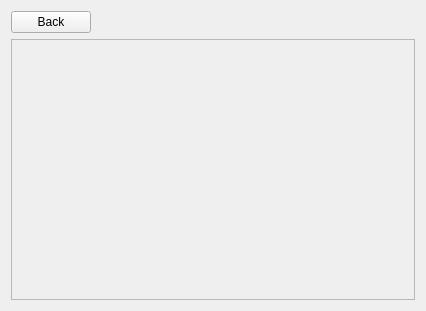
<?xml version="1.0" encoding="UTF-8"?>
<ui version="4.0">
 <class>RecordsWidget</class>
 <widget class="QWidget" name="RecordsWidget">
  <property name="geometry">
   <rect>
    <x>0</x>
    <y>0</y>
    <width>426</width>
    <height>311</height>
   </rect>
  </property>
  <property name="windowTitle">
   <string>Form</string>
  </property>
  <layout class="QGridLayout" name="gridLayout">
   <item row="0" column="0" alignment="Qt::AlignLeft">
    <widget class="QPushButton" name="backButton">
     <property name="text">
      <string>Back</string>
     </property>
    </widget>
   </item>
   <item row="1" column="0">
    <widget class="QScrollArea" name="scrollArea">
     <property name="widgetResizable">
      <bool>true</bool>
     </property>
     <widget class="QWidget" name="recordsWidget">
      <property name="geometry">
       <rect>
        <x>0</x>
        <y>0</y>
        <width>400</width>
        <height>251</height>
       </rect>
      </property>
      <layout class="QVBoxLayout" name="verticalLayout"/>
     </widget>
    </widget>
   </item>
  </layout>
 </widget>
 <resources/>
 <connections/>
</ui>
